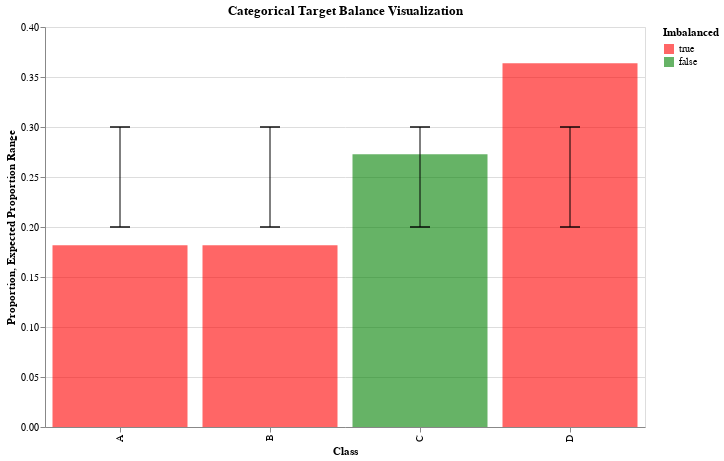

Here is the notebook cell this chart was saved with:
### Markdown cell above
2. Visualizing Target Balance with `summarize_target_balance_plot`  

This function visualizes the balance condition of a categorical target variable using an interactive bar plot. There are one parameter in `summarize_target_balance_plot`.

- summary_df: The input DataFrame, expected to match the output of summarize_target_df() when target_type is categorical. It must contain the columns ['class', 'proportion', 'imbalanced', 'threshold'].

The following is an example for demostrating the usage of `summarize_target_balance_plot`.

Example: Visualizing Class Balance

### Code cell
# Visualize the balance of the categorical target variable
balance_plot = summarize_target_balance_plot(summary_categorical)

# Display the plot
balance_plot.show()

### Figure 1 — Vega-Lite specification as saved in the notebook (floating-point values rounded to 4 significant figures)
{"config": {"view": {"continuousWidth": 300, "continuousHeight": 300}}, "layer": [{"mark": {"type": "bar", "opacity": 0.6}, "encoding": {"color": {"field": "imbalanced", "legend": {"title": "Imbalanced"}, "scale": {"domain": [true, false], "range": ["red", "green"]}, "type": "nominal"}, "tooltip": [{"field": "class", "type": "nominal"}, {"field": "proportion", "type": "quantitative"}, {"field": "imbalanced", "type": "nominal"}], "x": {"field": "class", "title": "Class", "type": "nominal"}, "y": {"field": "proportion", "title": "Proportion", "type": "quantitative"}}}, {"mark": {"type": "errorbar", "color": "black"}, "encoding": {"x": {"field": "class", "title": "Class", "type": "nominal"}, "y": {"field": "expected_lower", "title": "Expected Proportion Range", "type": "quantitative"}, "y2": {"field": "expected_upper"}}}, {"mark": {"type": "tick", "color": "black", "size": 20, "thickness": 2}, "encoding": {"x": {"field": "class", "title": "Class", "type": "nominal"}, "y": {"field": "expected_lower", "type": "quantitative"}}}, {"mark": {"type": "tick", "color": "black", "size": 20, "thickness": 2}, "encoding": {"x": {"field": "class", "type": "nominal"}, "y": {"field": "expected_upper", "type": "quantitative"}}}], "data": {"name": "data-e3377a9b0ec3b02db34bdf03b1d1cad0"}, "height": 400, "title": "Categorical Target Balance Visualization", "width": 600, "$schema": "https://vega.github.io/schema/vega-lite/v5.20.1.json", "datasets": {"data-e3377a9b0ec3b02db34bdf03b1d1cad0": [{"class": "A", "proportion": 0.1818, "imbalanced": true, "threshold": 0.2, "expected_lower": 0.2, "expected_upper": 0.3}, {"class": "B", "proportion": 0.1818, "imbalanced": true, "threshold": 0.2, "expected_lower": 0.2, "expected_upper": 0.3}, {"class": "C", "proportion": 0.2727, "imbalanced": false, "threshold": 0.2, "expected_lower": 0.2, "expected_upper": 0.3}, {"class": "D", "proportion": 0.3636, "imbalanced": true, "threshold": 0.2, "expected_lower": 0.2, "expected_upper": 0.3}]}}
